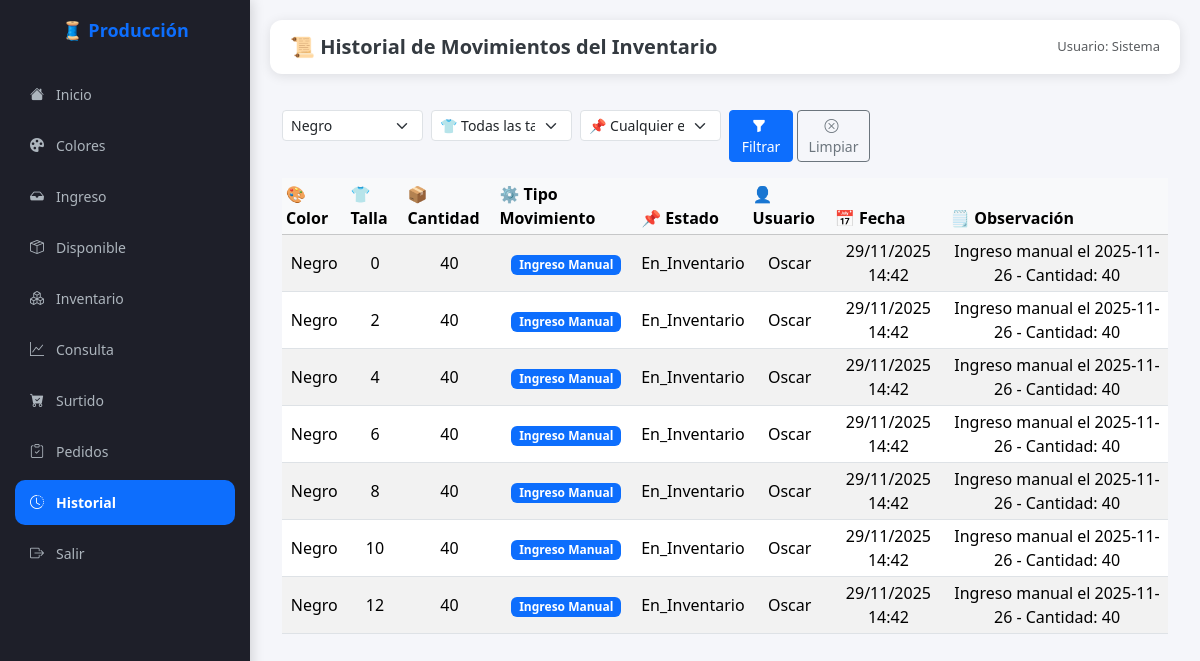
Screenshot of /ver_historial_inventario?color_id=2 with the database file from the repository.
### modelos.py (models this page shows, shortened)
class HistorialInventario(db.Model):
    __tablename__ = "historial_inventario"
    id = db.Column(db.Integer, primary_key=True)
    inventario_id = db.Column(db.Integer, db.ForeignKey("inventario.id", ondelete="CASCADE"))
    tipo_movimiento = db.Column(
        db.Enum("Recepción Producción", "Ingreso Manual", "Devolución", "Ajuste Alta", "Ajuste Baja", "Salidas", "Preventa", "Ventas"),
        nullable=False
    )
    cantidad_historial = db.Column(db.Integer, nullable=False)
    status_id = db.Column(db.Integer, db.ForeignKey("status.id"), nullable=False)
    fecha_movimiento = db.Column(db.DateTime, default=fecha_local_tijuana, nullable=False)
    usuario = db.Column(db.String(50), default="sistema")
    observaciones = db.Column(db.Text, nullable=True)
    inventario = db.relationship("Inventario", back_populates="movimientos")
    status = db.relationship("Status")

class Color(db.Model):
    __tablename__ = "color"
    id = db.Column(db.Integer, primary_key=True)
    nombre = db.Column(db.String(50), unique=True, nullable=False)
    cortes = db.relationship("Corte", back_populates="color")  # 🔥 aquí
    inventarios = db.relationship("Inventario", back_populates="color")  # 🆕 aquí

class Talla(db.Model):
    __tablename__ = "talla"
    id = db.Column(db.Integer, primary_key=True)
    nombre = db.Column(db.String(10), unique=True, nullable=False)
    costo = db.Column(db.Float, nullable=False, default=0.0)
    producciones = db.relationship("Produccion", back_populates="talla")

class Status(db.Model):
    __tablename__ = "status"
    id = db.Column(db.Integer, primary_key=True)
    nombre = db.Column(db.String(20), unique=True, nullable=False)
    descripcion = db.Column(db.String(100), nullable=True)
    fase = db.Column(db.String(20), nullable=True)

### app.py (the view)
@app.route("/ver_historial_inventario")
def ver_historial_inventario():
    color_id = request.args.get("color_id", "")
    talla_id = request.args.get("talla_id", "")
    estado_id = request.args.get("estado", "")
    page = request.args.get("page", 1, type=int)
    per_page = 50  # 👉 Número de filas por página (ajústalo si quieres)
    colores = Color.query.all()
    tallas = Talla.query.all()
    estados = Status.query.filter(Status.fase == "Inventario").order_by(Status.id).all()
    movimientos = (
        db.session.query(HistorialInventario)
        .join(Inventario)
        .join(Status)
    )
    if color_id:
        movimientos = movimientos.filter(Inventario.color_id == int(color_id))
    if talla_id:
        movimientos = movimientos.filter(Inventario.talla_id == int(talla_id))
    if estado_id:
        movimientos = movimientos.filter(HistorialInventario.status_id == int(estado_id))
    movimientos = movimientos.order_by(
        HistorialInventario.fecha_movimiento.desc()
    ).paginate(page=page, per_page=per_page)
    return render_template(
        "ver_historial_inventario.html",
        movimientos=movimientos,
        colores=colores,
        tallas=tallas,
        estados=estados,
        color_seleccionado=color_id,
        talla_seleccionada=talla_id,
        estado_seleccionado=estado_id
    )

### templates/ver_historial_inventario.html (shortened to what this page needs)
{% extends "base.html" %}
{% block header %}📜 Historial de Movimientos del Inventario{% endblock %}
{% block content %}
<div class="container py-3">
    <form class="row g-2 mb-3" method="GET" action="{{ url_for('ver_historial_inventario') }}">
    <div class="col-6 col-md-2">
        <select name="color_id" class="form-select form-select-sm">
        {% for c in colores %}
            <option value="{{ c.id }}" {% if color_seleccionado == c.id|string %}selected{% endif %}>{{ c.nombre }}</option>
        {% endfor %}
        </select>
    </div>
    <div class="col-6 col-md-2">
        <select name="talla_id" class="form-select form-select-sm">
        <option value="">👕 Todas las tallas</option>
        </select>
    </div>
    <div class="col-6 col-md-2">
        <select name="estado" class="form-select form-select-sm">
        <option value="">📌 Cualquier estado</option>
        </select>
    </div>
    <div class="col-6 col-md-2 d-flex gap-1">
        <button class="btn btn-primary btn-sm flex-fill" type="submit">
        <i class="bi bi-funnel-fill me-1"></i> Filtrar
        </button>
        <a href="{{ url_for('ver_historial_inventario') }}" class="btn btn-outline-secondary btn-sm flex-fill">
        <i class="bi bi-x-circle me-1"></i> Limpiar
        </a>
    </div>
    </form>
    {% if movimientos %}
    <div class="table-responsive">
      <table class="table table-striped table-sm align-middle">
        <thead class="table-light">
          <tr>
            <th>🎨 Color</th>
            <th>👕 Talla</th>
            <th>📦 Cantidad</th>
            <th>⚙️ Tipo Movimiento</th>
            <th>📌 Estado</th>
            <th>👤 Usuario</th>
            <th>📅 Fecha</th>
            <th>🗒️ Observación</th>
          </tr>
        </thead>
            <tbody class="text-center">
                {% for m in movimientos %}
                <tr>
                    <td>{{ m.inventario.color.nombre }}</td>
                    <td>{{ m.inventario.talla.nombre }}</td>
                    <td>{{ m.cantidad_historial }}</td>
                    <td>
                        {% if m.tipo_movimiento == "Recepción Producción" %}
                            <span class="badge bg-success">{{ m.tipo_movimiento }}</span>
                        {% elif m.tipo_movimiento == "Ingreso Manual" %}
                            <span class="badge bg-primary">{{ m.tipo_movimiento }}</span>
                         {% elif m.tipo_movimiento == "Devolución" %}
                            <span class="badge bg-info text-dark">{{ m.tipo_movimiento }}</span>
                        {% elif m.tipo_movimiento == "Ajuste Alta" %}
                            <span class="badge bg-warning text-dark">{{ m.tipo_movimiento }}</span>
                        {% elif m.tipo_movimiento == "Ajuste Baja" %}
                            <span class="badge bg-warning text-dark">{{ m.tipo_movimiento }}</span>
                        {% elif m.tipo_movimiento == "Salidas" %}
                            <span class="badge bg-warning text-dark">{{ m.tipo_movimiento }}</span>
                        {% elif m.tipo_movimiento == "Ventas" %}
                            <span class="badge bg-warning text-dark">{{ m.tipo_movimiento }}</span>
                        {% else %}
                            <span class="badge bg-danger">{{ m.tipo_movimiento }}</span>
                        {% endif %}
                    </td>
                    <td>{{ m.status.nombre }}</td>
                    <td>{{ m.usuario }}</td>
                    <td>{{ m.fecha_movimiento.strftime('%d/%m/%Y %H:%M') }}</td>
                    <td>{{ m.observaciones }}</td>
                </tr>
                {% endfor %}
            </tbody>
        </table>
    </div>
    {% else %}
        <div class="alert alert-info text-center mt-3">
            No se han registrado movimientos en el historial.
        </div>
    {% endif %}
    </div>
</div>
{% endblock %}

### templates/base.html (style rules this page uses)
* { margin: 0; padding: 0; box-sizing: border-box; }
html, body { height: 100%; width: 100%; }
body { font-family: 'Segoe UI', Tahoma, Geneva, Verdana, sans-serif; background: #f5f6fa; display: flex; flex-direction: column; padding-bottom: 80px; }

### rows the page displays
HistorialInventario: inventario.color.nombre "Negro", inventario.talla.nombre "0", cantidad_historial "40", tipo_movimiento "Ingreso Manual", status.nombre "En_Inventario", usuario "Oscar", fecha_movimiento "29/11/2025 14:42", observaciones "Ingreso manual el 2025-11-26 - Cantidad: 40"
HistorialInventario: inventario.color.nombre "Negro", inventario.talla.nombre "2", cantidad_historial "40", tipo_movimiento "Ingreso Manual", status.nombre "En_Inventario", usuario "Oscar", fecha_movimiento "29/11/2025 14:42", observaciones "Ingreso manual el 2025-11-26 - Cantidad: 40"
HistorialInventario: inventario.color.nombre "Negro", inventario.talla.nombre "4", cantidad_historial "40", tipo_movimiento "Ingreso Manual", status.nombre "En_Inventario", usuario "Oscar", fecha_movimiento "29/11/2025 14:42", observaciones "Ingreso manual el 2025-11-26 - Cantidad: 40"
HistorialInventario: inventario.color.nombre "Negro", inventario.talla.nombre "6", cantidad_historial "40", tipo_movimiento "Ingreso Manual", status.nombre "En_Inventario", usuario "Oscar", fecha_movimiento "29/11/2025 14:42", observaciones "Ingreso manual el 2025-11-26 - Cantidad: 40"
HistorialInventario: inventario.color.nombre "Negro", inventario.talla.nombre "8", cantidad_historial "40", tipo_movimiento "Ingreso Manual", status.nombre "En_Inventario", usuario "Oscar", fecha_movimiento "29/11/2025 14:42", observaciones "Ingreso manual el 2025-11-26 - Cantidad: 40"
HistorialInventario: inventario.color.nombre "Negro", inventario.talla.nombre "10", cantidad_historial "40", tipo_movimiento "Ingreso Manual", status.nombre "En_Inventario", usuario "Oscar", fecha_movimiento "29/11/2025 14:42", observaciones "Ingreso manual el 2025-11-26 - Cantidad: 40"
HistorialInventario: inventario.color.nombre "Negro", inventario.talla.nombre "12", cantidad_historial "40", tipo_movimiento "Ingreso Manual", status.nombre "En_Inventario", usuario "Oscar", fecha_movimiento "29/11/2025 14:42", observaciones "Ingreso manual el 2025-11-26 - Cantidad: 40"

### other values shown
form field color_id "Negro"
